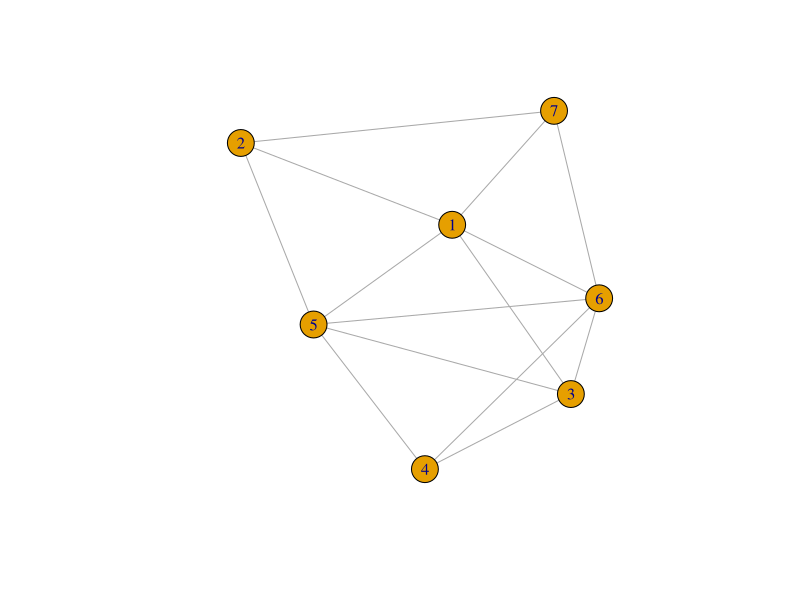
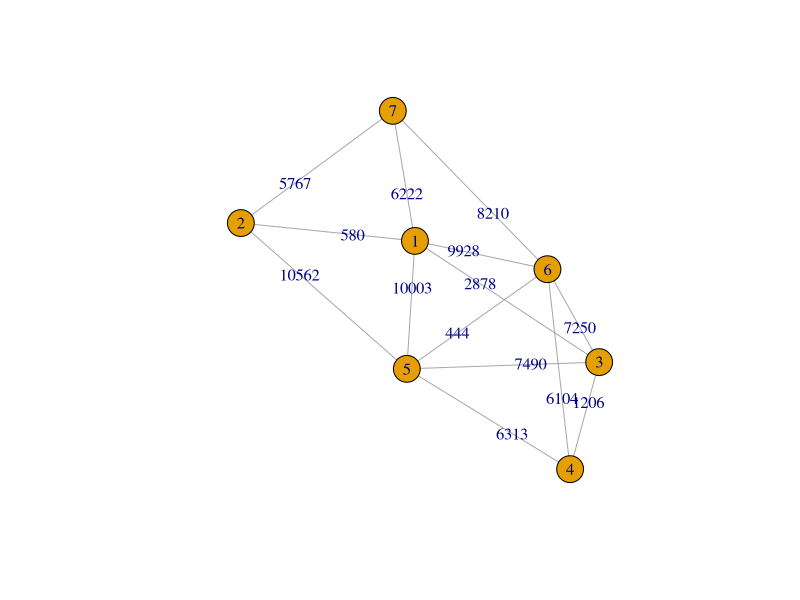

These charts were generated, in order, by the following R code:
#install.packages("igraph")
library("igraph")

#Defining Basic Graph
size <- 7
edges <- c(1, 2, 1, 3, 1, 5, 1, 6, 1, 7,
           2, 5, 2, 7,
           3, 4, 3, 5, 3, 6,
           4, 5, 4, 6,
           5, 6,
           6, 7)
my.graph <- graph(edges, n = size, directed = FALSE)
plot(my.graph)

#Giving weightage to each edge
g.weights <- c(580,
               2878,
               10003,
               9928,
               6222,
               10562,
               5767,
               1206,
               7490,
               7250,
               6313,
               6104,
               444,
               8210)
E(my.graph)$weights <- g.weights
plot(my.graph, edge.label = g.weights)

#Constructing adjacency/cost matrix
MyMatrix <-
  matrix(get.adjacency(my.graph, attr = "weights"), size, size)
for (i in 1:size) {
  for (j in 1:size) {
    if (MyMatrix[i, j] == 0)
      MyMatrix[i, j] <- Inf
  }
}
MyMatrix